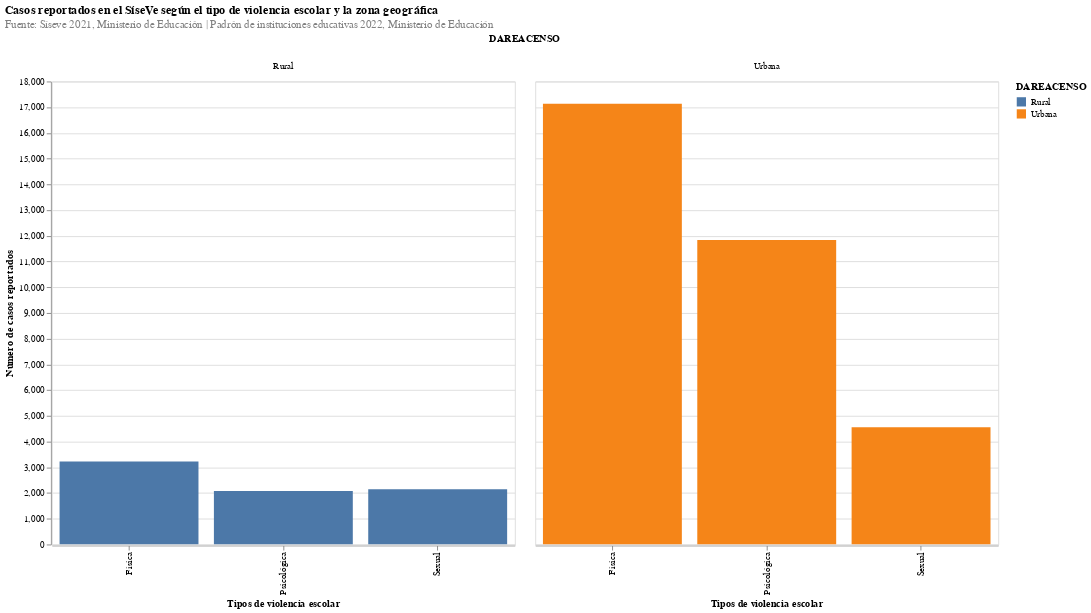

Notebook code cell kept with this figure:
### Code cell
from altair.vegalite.v4.schema.core import Text
alt.Chart(nueva_agregacion, height = 500, width = 500).mark_bar().encode(
    column="DAREACENSO",
    x = alt.X("TIPO_VIOLENCIA_DSC", title = "Tipos de violencia escolar"),
    y = alt.Y("count", title = "Número de casos reportados", scale = alt.Scale()),
    color = alt.Color("DAREACENSO"),
    ).interactive().properties(
    title={
      "text": ["Casos reportados en el SíseVe según el tipo de violencia escolar y la zona geográfica"], 
      "subtitle": ["Fuente: Síseve 2021, Ministerio de Educación | Padrón de instituciones educativas 2022, Ministerio de Educación"],
      "color": "Black",
      "subtitleColor": "Gray"
    })

### Figure 1 — Vega-Lite specification as saved in the notebook (floating-point values rounded to 4 significant figures)
{"config": {"view": {"continuousWidth": 400, "continuousHeight": 300}}, "data": {"name": "data-168fe0eb5b48bd35f891ad951023472e"}, "mark": "bar", "encoding": {"color": {"field": "DAREACENSO", "type": "nominal"}, "column": {"field": "DAREACENSO", "type": "nominal"}, "x": {"field": "TIPO_VIOLENCIA_DSC", "title": "Tipos de violencia escolar", "type": "nominal"}, "y": {"field": "count", "scale": {}, "title": "Número de casos reportados", "type": "quantitative"}}, "height": 500, "selection": {"selector010": {"type": "interval", "bind": "scales", "encodings": ["x", "y"]}}, "title": {"text": ["Casos reportados en el SíseVe según el tipo de violencia escolar y la zona geográfica"], "subtitle": ["Fuente: Síseve 2021, Ministerio de Educación | Padrón de instituciones educativas 2022, Ministerio de Educación"], "color": "Black", "subtitleColor": "Gray"}, "width": 500, "$schema": "https://vega.github.io/schema/vega-lite/v4.17.0.json", "datasets": {"data-168fe0eb5b48bd35f891ad951023472e": [{"TIPO_VIOLENCIA_DSC": "Física", "DAREACENSO": "Rural", "count": 3227}, {"TIPO_VIOLENCIA_DSC": "Física", "DAREACENSO": "Urbana", "count": 17137}, {"TIPO_VIOLENCIA_DSC": "Psicológica", "DAREACENSO": "Rural", "count": 2084}, {"TIPO_VIOLENCIA_DSC": "Psicológica", "DAREACENSO": "Urbana", "count": 11837}, {"TIPO_VIOLENCIA_DSC": "Sexual", "DAREACENSO": "Rural", "count": 2147}, {"TIPO_VIOLENCIA_DSC": "Sexual", "DAREACENSO": "Urbana", "count": 4559}]}}
